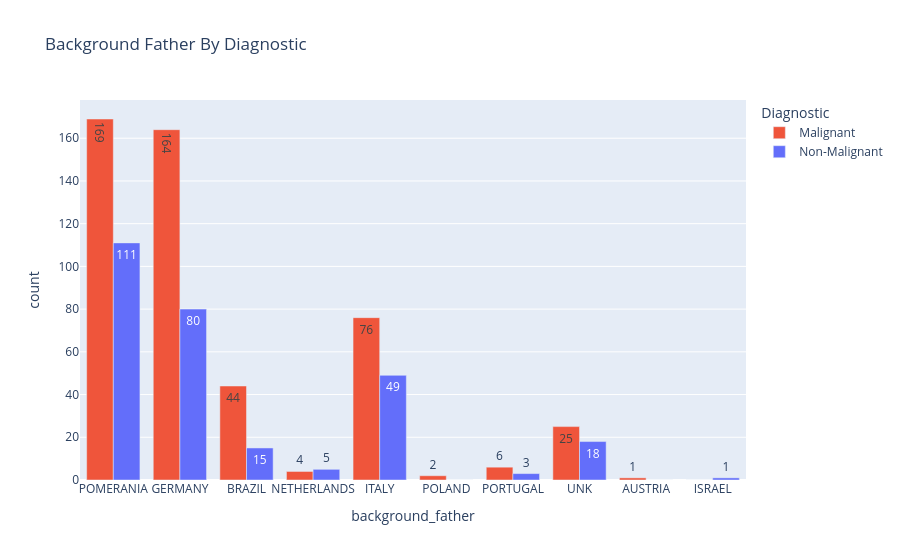

Notebook source saved alongside this figure:
### Code cell
plot_categorical_data("background_father", "Background Father By Diagnostic")

### Figure 1 — Plotly figure (JSON) as saved in the notebook; plotly's stock layout.template omitted (floating-point values rounded to 4 significant figures)
{"data": [{"alignmentgroup": "True", "hovertemplate": "Diagnostic=Malignant<br>background_father=%{x}<br>count=%{text}<extra></extra>", "legendgroup": "Malignant", "marker": {"color": "#EF553B", "pattern": {"shape": ""}}, "name": "Malignant", "offsetgroup": "Malignant", "orientation": "v", "showlegend": true, "text": [169.0, 164.0, 44.0, 4.0, 76.0, 2.0, 6.0, 25.0, 1.0, 0.0], "textposition": "auto", "type": "bar", "x": ["POMERANIA", "GERMANY", "BRAZIL", "NETHERLANDS", "ITALY", "POLAND", "PORTUGAL", "UNK", "AUSTRIA", "ISRAEL"], "xaxis": "x", "y": [169, 164, 44, 4, 76, 2, 6, 25, 1, 0], "yaxis": "y"}, {"alignmentgroup": "True", "hovertemplate": "Diagnostic=Non-Malignant<br>background_father=%{x}<br>count=%{text}<extra></extra>", "legendgroup": "Non-Malignant", "marker": {"color": "#636EFA", "pattern": {"shape": ""}}, "name": "Non-Malignant", "offsetgroup": "Non-Malignant", "orientation": "v", "showlegend": true, "text": [111.0, 80.0, 15.0, 5.0, 49.0, 0.0, 3.0, 18.0, 0.0, 1.0], "textposition": "auto", "type": "bar", "x": ["POMERANIA", "GERMANY", "BRAZIL", "NETHERLANDS", "ITALY", "POLAND", "PORTUGAL", "UNK", "AUSTRIA", "ISRAEL"], "xaxis": "x", "y": [111, 80, 15, 5, 49, 0, 3, 18, 0, 1], "yaxis": "y"}], "layout": {"barmode": "group", "legend": {"title": {"text": "Diagnostic"}, "tracegroupgap": 0}, "title": {"text": "Background Father By Diagnostic"}, "xaxis": {"anchor": "y", "domain": [0, 1], "title": {"text": "background_father"}}, "yaxis": {"anchor": "x", "domain": [0, 1], "title": {"text": "count"}}}}
